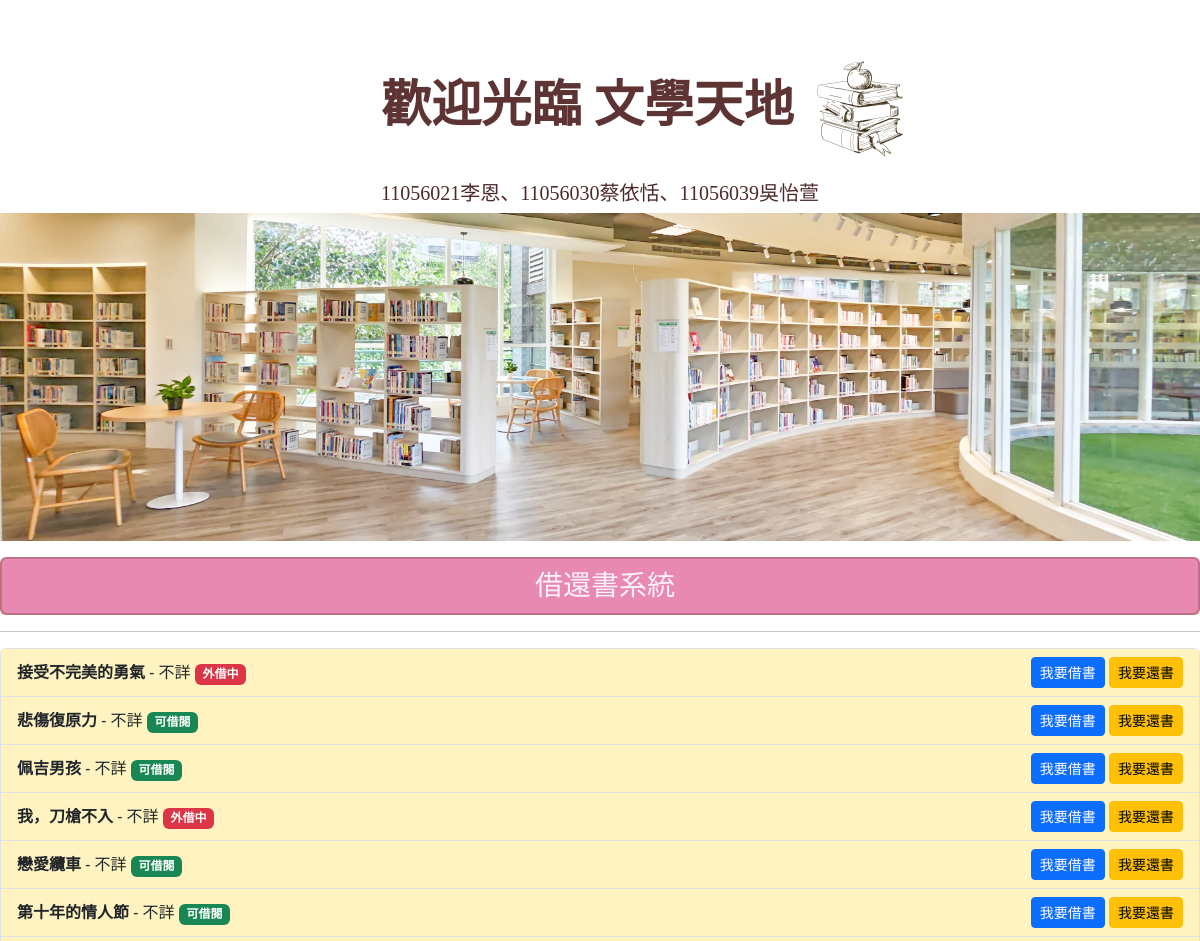
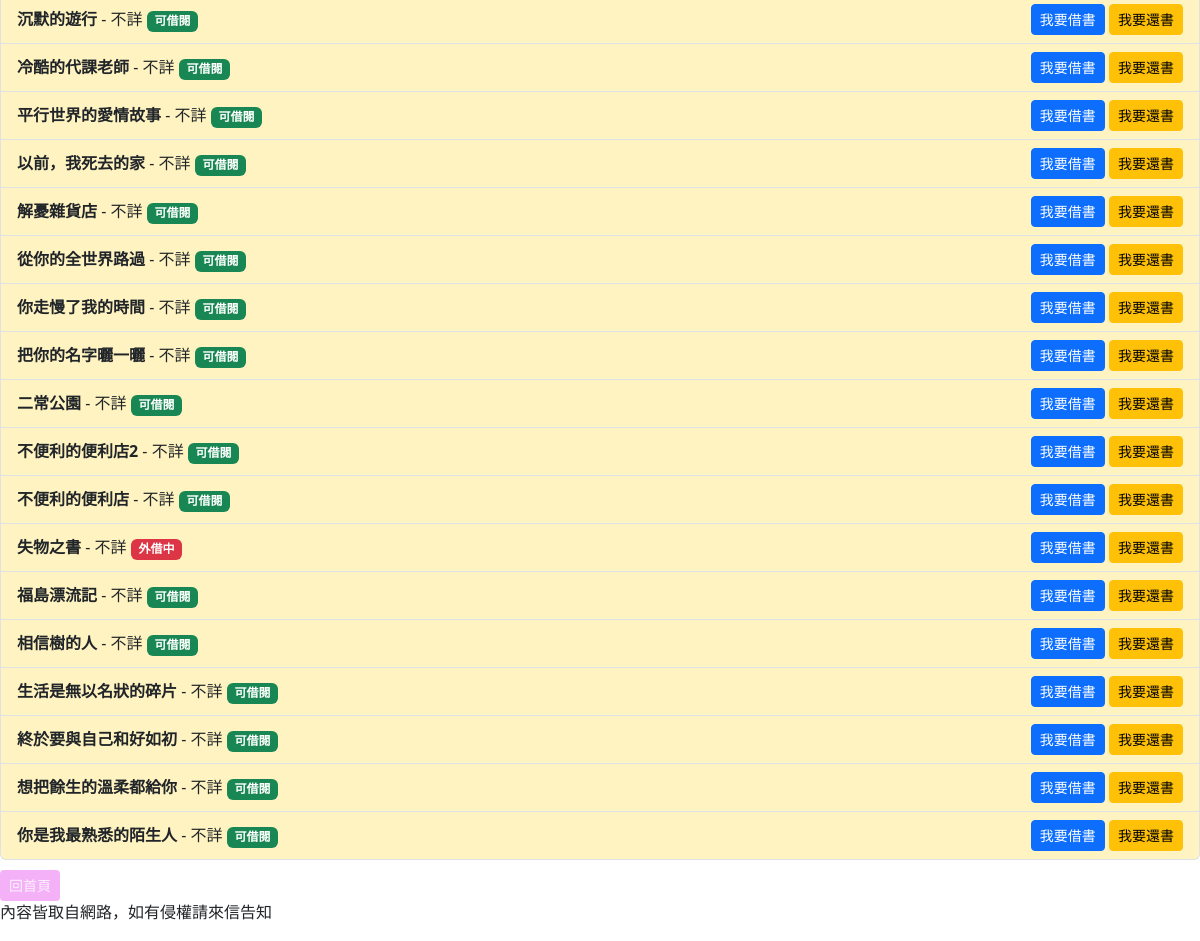
The page /book_list/ on the database its author committed (2 pictures, top to bottom).
### mysite/models.py (models this page shows, shortened)
class Post(models.Model):
    title = models.CharField(max_length=50)
    write = models.CharField(max_length=50, default="不詳")
    image_url = models.CharField(max_length=255, default='images/1.jpg')  # 指定默认值 # 存储图像路径或 URL
    slug = models.CharField(max_length=200)
    bookstype=[("一般書籍","一般書籍"),("教學用書","教學用書")]
    category = models.CharField(max_length=20, choices=bookstype, default="一般書籍")
    intro = models.TextField(default="", blank=True)
    photolink = models.TextField(default="", blank=True)
    body = models.TextField()
    isBorrow = models.BooleanField(_("外借中"), default=False)
    pub_date = models.DateTimeField(auto_now_add=True)
    @property
    def formatted_is_borrow(self):
        if self.isBorrow:
            return '<span style="color: white; background-color: red; border: 1px solid white; padding: 3px; border-radius: 3px;">外借中</span>'
        else:
            return '<span style="color: white; background-color: green; border: 1px solid white;padding: 3px; border-radius: 3px;">可借閱</span>'
    formatted_is_borrow.fget.short_description = "外借狀態"
    class Meta:
        ordering = ("-pub_date",)

### mysite/views.py (the view)
# urls.py: path('book_list/', book_list, name='book_list'),
def book_list(request):
    books = Post.objects.all()
    return render(request, 'book_list.html', {'books': books})

### templates/book_list.html (shortened to what this page needs)
{% extends "base.html" %}
{% block headmessage %}
    <div class="card" style="background-color:#e58c8c;">
        <div class="card"; style="background-color:rgba(238, 133, 245, 0.358); text-align: center;">
            <h3 style="font-family:微軟正黑體; color:rgb(251, 240, 254); margin-left: 10px; margin-bottom: 0px; padding: 10px">借還書系統</h3>
        </div>
    </div>
{% endblock %}
{% block content %}
    {% if books %}
        <ul class="list-group">
            {% for book in books %}
                <li class="list-group-item d-flex justify-content-between align-items-center" style="background-color:#FFF4C1;">
                    <div>
                        <strong>{{ book.title }}</strong> - {{ book.write }}
                        {% if book.isBorrow %}
                            <span class="badge bg-danger">外借中</span>
                        {% else %}
                            <span class="badge bg-success">可借閱</span>
                        {% endif %}
                    </div>
                    <div>
                        <a href="{% url 'borrow_book' book.id %}" class="btn btn-primary btn-sm">我要借書</a>
                        <a href="{% url 'return_book' book.id %}" class="btn btn-warning btn-sm">我要還書</a>
                    </div>
                </li>
            {% endfor %}
        </ul>
    {% else %}
        <p>No books available.</p>
    {% endif %}
    <a class="btn btn-sm" style="background-color:rgba(238, 133, 245, 0.637); color: rgb(251, 240, 254); margin-top: 10px;" href='/'>回首頁</a>
{% endblock %}

### rows shown on the page
Post: title "接受不完美的勇氣", write "不詳", isBorrow "外借中"
Post: title "悲傷復原力", write "不詳", isBorrow "可借閱"
Post: title "佩吉男孩", write "不詳", isBorrow "可借閱"
Post: title "我，刀槍不入", write "不詳", isBorrow "外借中"
Post: title "戀愛纜車", write "不詳", isBorrow "可借閱"
Post: title "第十年的情人節", write "不詳", isBorrow "可借閱"
Post: title "沉默的遊行", write "不詳", isBorrow "可借閱"
Post: title "冷酷的代課老師", write "不詳", isBorrow "可借閱"
Post: title "平行世界的愛情故事", write "不詳", isBorrow "可借閱"
Post: title "以前，我死去的家", write "不詳", isBorrow "可借閱"
Post: title "解憂雜貨店", write "不詳", isBorrow "可借閱"
Post: title "從你的全世界路過", write "不詳", isBorrow "可借閱"
Post: title "你走慢了我的時間", write "不詳", isBorrow "可借閱"
Post: title "把你的名字曬一曬", write "不詳", isBorrow "可借閱"
Post: title "二常公園", write "不詳", isBorrow "可借閱"
Post: title "不便利的便利店2", write "不詳", isBorrow "可借閱"
Post: title "不便利的便利店", write "不詳", isBorrow "可借閱"
Post: title "失物之書", write "不詳", isBorrow "外借中"
Post: title "福島漂流記", write "不詳", isBorrow "可借閱"
Post: title "相信樹的人", write "不詳", isBorrow "可借閱"
Post: title "生活是無以名狀的碎片", write "不詳", isBorrow "可借閱"
Post: title "終於要與自己和好如初", write "不詳", isBorrow "可借閱"
Post: title "想把餘生的溫柔都給你", write "不詳", isBorrow "可借閱"
Post: title "你是我最熟悉的陌生人", write "不詳", isBorrow "可借閱"
